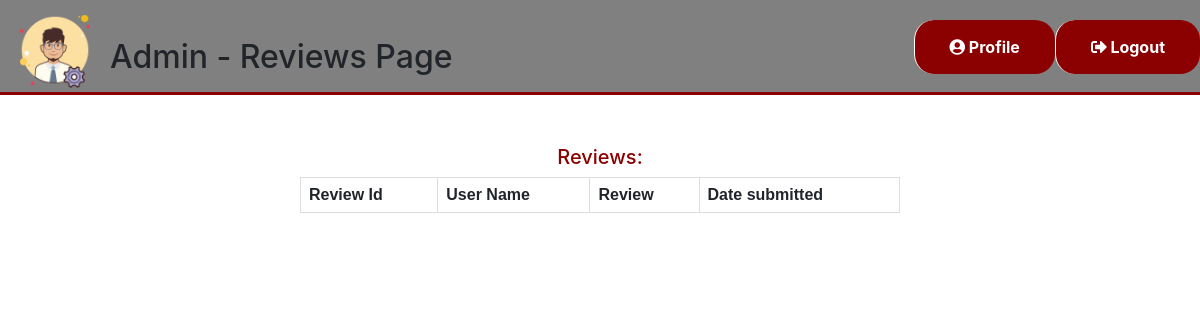
/admin/reviews.php (signed in), run on an earlier commit of the app's database.
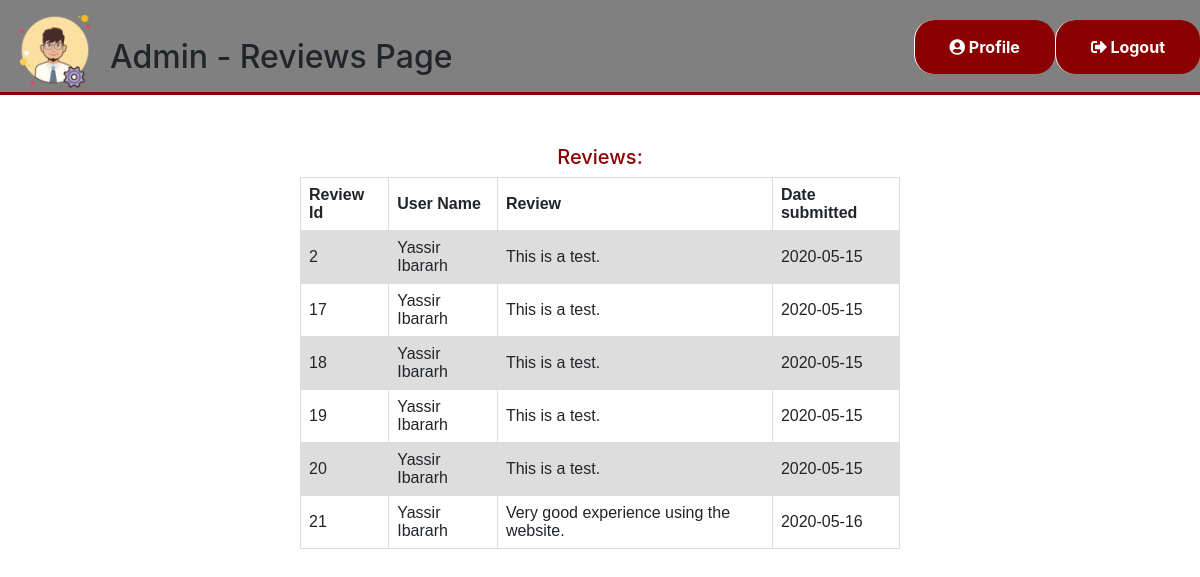
And on a later commit of the database.
### tables this page shows
CREATE TABLE `reviews` (
  `review_id` int(11) NOT NULL,
  `review_name` varchar(255) NOT NULL,
  `review_date` date NOT NULL DEFAULT current_timestamp(),
  `review_message` varchar(300) NOT NULL
);

### admin/reviews.php (the view, shortened to what this page needs)
<?php
$DATABASE_HOST = 'localhost';
$DATABASE_USER = 'root';
$DATABASE_PASS = '';
$DATABASE_NAME = 'phplogin';
$con = mysqli_connect($DATABASE_HOST, $DATABASE_USER, $DATABASE_PASS, $DATABASE_NAME);
?>
<!DOCTYPE html>
<html>
	<head>
		<link rel="stylesheet" type="text/css" href="../styles/Styles.css">
		<link rel="stylesheet" href="https://use.fontawesome.com/releases/v5.7.1/css/all.css">
		<link rel="stylesheet" href="https://stackpath.bootstrapcdn.com/bootstrap/4.2.1/css/bootstrap.min.css" >
		<Link rel="stylesheet" href=" https://stackpath.bootstrapcdn.com/font-awesome/4.7.0/css/font-awesome.min.css">
  </head>
	<div class="top-nav-bar">
		<div class="search-box">
      <a href="home.php"><img src="../imgs/admin_profile.png" class ="myLogo"></a>
			<h2><br/>Admin - Reviews Page</h2>
    </div>
    <div class="menu-bar">
			<ul>
				<li><a href="admin-profile.php"><i class="fas fa-user-circle"></i> Profile</a>
				<li><a href="home.php?logout='1'"><i class="fas fa-sign-out-alt"></i> Logout</li></a>
      </ul>
    </div>
  </div>
  <body>
    <?php
     $reviews = mysqli_query($con,"SELECT * FROM reviews");
     echo "<h5 style='color:darkred; text-align:center; margin-top:50px;'>Reviews:</h5>";
     echo "<table border='1' style=' margin-left:auto; margin-right:auto;' >
     <tr>
     <th>Review Id</th>
     <th>User Name</th>
     <th>Review</th>
     <th>Date submitted</th>
     </tr>";
     while($row = mysqli_fetch_array($reviews)) {
       echo "<tr>";
       echo "<td>" . $row['review_id'] . "</td>";
       echo "<td>" . $row['review_name'] . "</td>";
       echo "<td>" . $row['review_message'] . "</td>";
       echo "<td>" . $row['review_date'] . "</td>";
       echo "</tr>";
       }
       echo "</table>";
     ?>

What changed in the data, as far as the page shows it:
added reviews: review_id "2", review_name "Yassir Ibararh", review_message "This is a test.", review_date "2020-05-15"
added reviews: review_id "17", review_name "Yassir Ibararh", review_message "This is a test.", review_date "2020-05-15"
added reviews: review_id "18", review_name "Yassir Ibararh", review_message "This is a test.", review_date "2020-05-15"
added reviews: review_id "19", review_name "Yassir Ibararh", review_message "This is a test.", review_date "2020-05-15"
added reviews: review_id "20", review_name "Yassir Ibararh", review_message "This is a test.", review_date "2020-05-15"
added reviews: review_id "21", review_name "Yassir Ibararh", review_message "Very good experience using the website.", review_date "2020-05-16"
